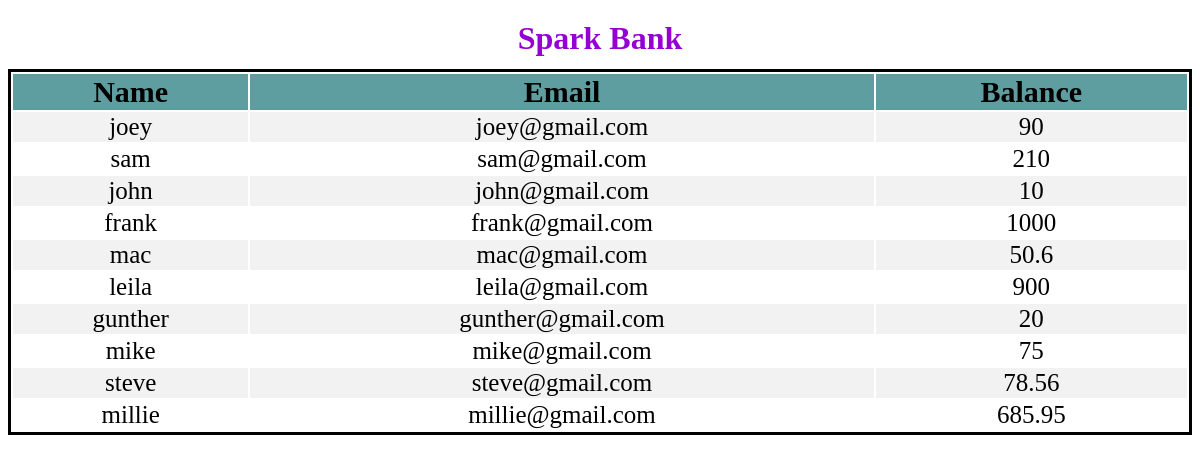
The page / on the database its author committed.
### tables this page shows
CREATE TABLE `customers` (
  `firstname` text DEFAULT NULL,
  `email` text DEFAULT NULL,
  `balance` double DEFAULT NULL
);

### index.php (the view, shortened to what this page needs)
<!DOCTYPE html>
<?php
include('config.php');
$sql = "SELECT firstname,email,balance FROM customers";
$result = $conn->query($sql);
?>
<html>
<head>
  </head>
<body>
  <h1 class="bank-name">Spark Bank</h1>
        <table id="mytable">
        <thead>
            <th>
                Name
            </th>
            <th>
                Email
            </th>
            <th>
                Balance
            </th>
        </thead>
        <tbody>
        <?php
        if ($result->num_rows > 0) {
          while($row = $result->fetch_assoc()) {
            ?>
            <tr onclick="addRowHandlers()" class="hove"> <td> <?php echo $row["firstname"] ?></td>
            <td> <?php echo $row["email"] ?></td>
            <td><?php echo $row["balance"]?></td>
          </tr>
         <?php }
        }?>
        </tbody>
        </table>
</body>
</html>

### rows shown on the page
customers: firstname "joey", email "joey@gmail.com", balance "90"
customers: firstname "sam", email "sam@gmail.com", balance "210"
customers: firstname "john", email "john@gmail.com", balance "10"
customers: firstname "frank", email "frank@gmail.com", balance "1000"
customers: firstname "mac", email "mac@gmail.com", balance "50.6"
customers: firstname "leila", email "leila@gmail.com", balance "900"
customers: firstname "gunther", email "gunther@gmail.com", balance "20"
customers: firstname "mike", email "mike@gmail.com", balance "75"
customers: firstname "steve", email "steve@gmail.com", balance "78.56"
customers: firstname "millie", email "millie@gmail.com", balance "685.95"
